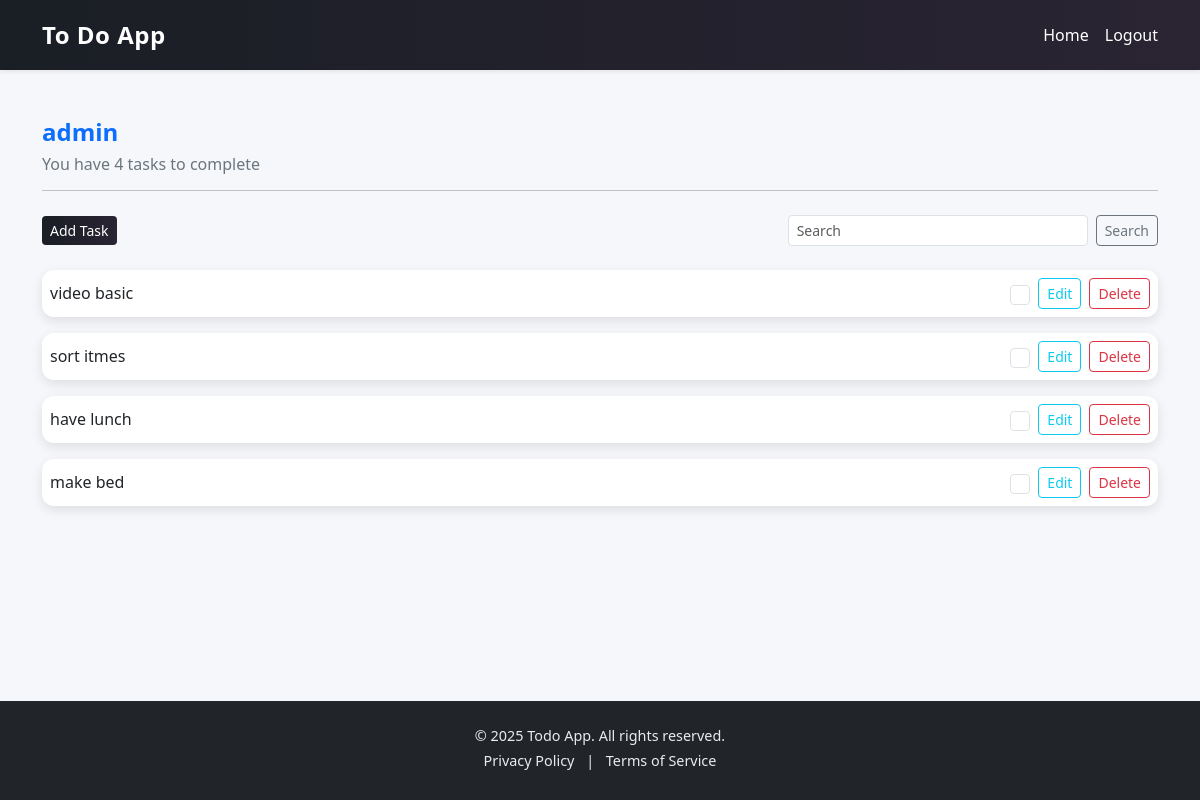
The app's page / (signed in), older data.
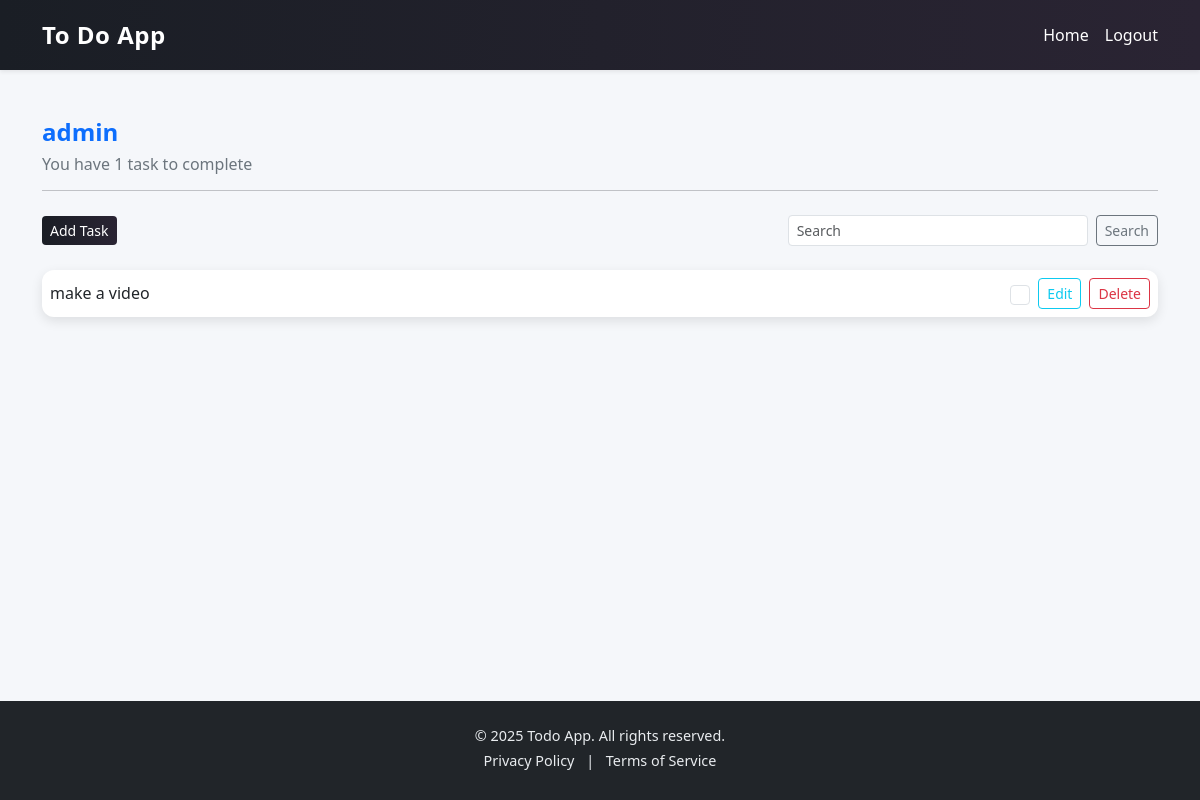
The same page, newer data.
### todo/models.py (models this page shows, shortened)
class Task(models.Model):
    user = models.ForeignKey('accounts.CustomUser', on_delete=models.CASCADE)
    title = models.CharField(max_length=255)
    description = models.TextField(null=True,blank=True)
    complete = models.BooleanField(default=False)
    created_date = models.DateTimeField(auto_now_add=True)
    updated_date = models.DateTimeField(auto_now=True)
    class Meta:
        ordering = ('-created_date',)

### todo/views.py (the view)
# urls.py: path('', TaskList.as_view(), name='task-list'),
class TaskList(LoginRequiredMixin,ListView):
    model = Task
    context_object_name = 'tasks'
    def get_context_data(self, **kwargs):
        context = super().get_context_data(**kwargs)
        context['tasks'] = Task.objects.filter(user=self.request.user)
        context['count'] = context['tasks'].filter(complete=False).count()
        search_input = self.request.GET.get('search-area') or ''
        if search_input:
            context['tasks'] = context['tasks'].filter(title__startswith=search_input)
        context['search_input'] = search_input
        return context
    def get_template_names(self):
        if self.request.headers.get('x-requested-with') == 'XMLHttpRequest':
            return ['todo/task_list_partial.html']  # فقط div با task list
        return ['todo/task_list.html']

### templates/todo/task_list.html (shortened to what this page needs)
{% extends 'base.html' %}
{% block content %}
<div class="task-header mb-4">
    <h2 class="username">{{ request.user.username }}</h2>
    <h6 class="task-count">You have {{ count }} task{{ count|pluralize }} to complete</h6>
    <hr>
</div>
<div class="task-controls d-flex justify-content-between align-items-center mb-4 flex-wrap">
    <a href="{% url 'todo:task-create' %}" class="btn btn-primary btn-sm add-task-btn">Add Task</a>
    <form method="get" class="search-form d-flex" id="taskSearchForm">
        <input type="text" name="search-area" placeholder="Search" value="{{ search_input }}"
            class="form-control form-control-sm me-2" id="searchInput">
        <button type="submit" class="btn btn-outline-secondary btn-sm">Search</button>
    </form>
</div>
{% if tasks %}
<div class="task-list">
    {% for task in tasks %}
    <div class="todo-card d-flex justify-content-between align-items-center mb-3 p-2">
        <div class="task-info">
            <a href="{% url 'todo:task-detail' task.id %}"
                class="task-title {% if task.complete %}completed{% endif %}">
                {{ task.title }}
            </a>
        </div>
        <div class="task-actions d-flex align-items-center">
            <form method="POST" action="{% url 'todo:task-toggle' task.id %}" class="me-2">
                <input type="checkbox" name="complete" class="form-check-input" onchange="this.form.submit()" {% if task.complete %}checked{% endif %}>
            </form>
            <a href="{% url 'todo:task-update' task.id %}" class="btn btn-sm btn-outline-info me-2">Edit</a>
            <a href="{% url 'todo:task-delete' task.id %}" class="btn btn-sm btn-outline-danger">Delete</a>
        </div>
    </div>
    {% endfor %}
</div>
{% else %}
<p class="no-tasks">No tasks found</p>
{% endif %}
{% endblock %}

Row changes from the older to the newer data that the page shows:
removed Task: title "video basic"
removed Task: title "sort itmes"
removed Task: title "have lunch"
removed Task: title "make bed"
added Task: title "make a video"
Text that changed along with them:
{{ count }}: "4" → "1"
